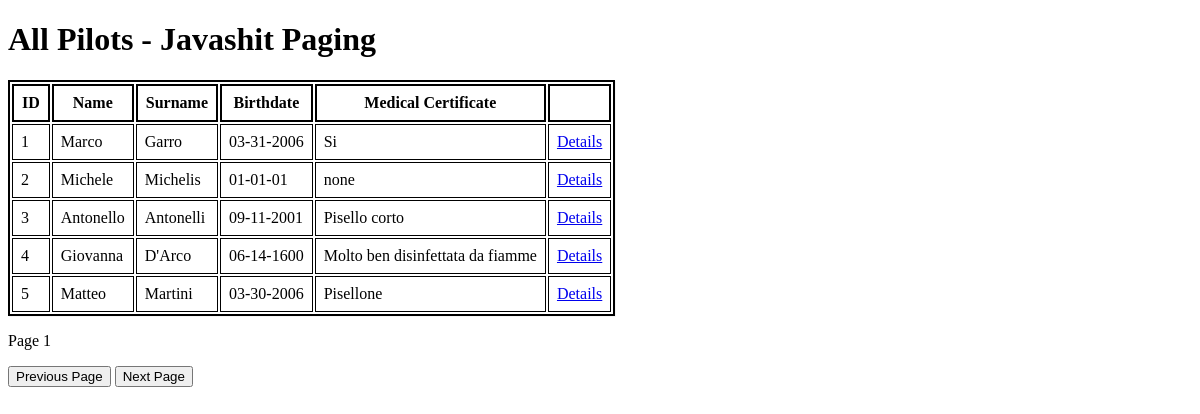
Page /pilots-js.php on the earlier database version.
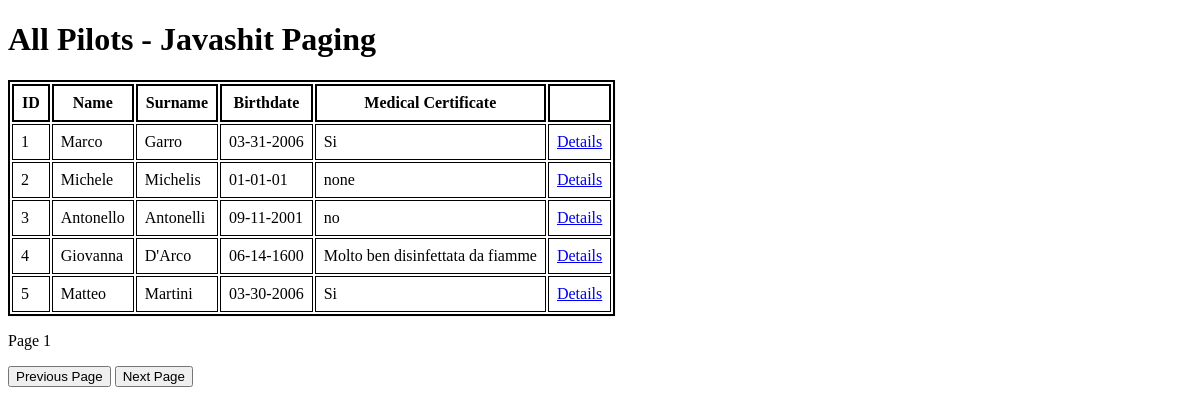
Same page on the later database version.
### tables this page shows
CREATE TABLE studentPilot(
    id INTEGER PRIMARY KEY AUTOINCREMENT,
    name TEXT,
    surname TEXT,
    birthDate DATE,
    medicalCertificate TEXT
);

### Dao/PilotsDAO.php (called while the page is built, shortened)
<?php
include_once ("./Classes/Pilot.php");
class PilotsDAO extends GenericDAO {
  public static function readAll(): ?array {
    $result = GenericDAO::$pdo->query("SELECT * FROM studentPilot;");
    $rows = $result->fetchAll(PDO::FETCH_ASSOC);
    $pilots = array();
    foreach ($rows as $row) {
      $pilots[] = new Pilot(
         $row["id"],
         $row["name"],
         $row["surname"],
         $row["birthDate"],
         $row["medicalCertificate"]
      );
    }
    return $pilots;
  }
}

### Classes/Pilot.php (the view, shortened to what this page needs)
<?php
class Pilot {
  private $id;
  private $name;
  private $surname;
  private $birthDate;
  private $medicalCertificate;
  public function __construct($id, $name, $surname, $birthDate, $medicalCertificate)
  {
    $this->id = $id;
    $this->name = $name;
    $this->surname = $surname;
    $this->birthDate = $birthDate;
    $this->medicalCertificate = $medicalCertificate;
  }
  public function toRow(): string {
    return <<< HTML
<tr id="$this->id">
    <td>$this->id</td>
    <td>$this->name</td>
    <td>$this->surname</td>
    <td>$this->birthDate</td>
    <td>$this->medicalCertificate</td>
    <td><a href="/pilot.php?id=$this->id">Details</a></td>
</tr>
HTML;
  }
}

### pilots-js.php (shortened to what this page needs)
<?php
include_once ("Classes/Pilot.php");
include_once ("Dao/GenericDAO.php");
include_once ("Dao/PilotsDAO.php");
$pilots = array();
try {
  $pilots = PilotsDAO::readAll();
} catch (Exception $exception) {
  echo "<h1>".$exception->getMessage()."</h1>";
}
?>
<!DOCTYPE html>
<html lang="en">
<head>
  <link rel="stylesheet" type="text/css" href="index.css" />
</head>
<body>
    <h1>All Pilots - Javashit Paging</h1>
    <table id="items">
        <thead>
            <tr>
                <th>ID</th>
                <th>Name</th>
                <th>Surname</th>
                <th>Birthdate</th>
                <th>Medical Certificate</th>
                <th></th>
            </tr>
        </thead>
        <tbody>
            <?php
            if(count($pilots) > 0) {
              foreach ($pilots as $pilot) {
                echo $pilot->toRow();
              }
            } else {
                echo "<h2>no results</h2>";
            }
            ?>
        </tbody>
    </table>
    <footer>
        <p id="txtPageIndex">Page</p>
        <button id="btnPrev">Previous Page</button>
        <button id="btnNext">Next Page</button>
    </footer>
</body>
</html>

Differences in the rows shown:
changed studentpilot "Antonello": medicalCertificate "Pisello corto" → "no"
changed studentpilot "Matteo": medicalCertificate "Pisellone" → "Si"
